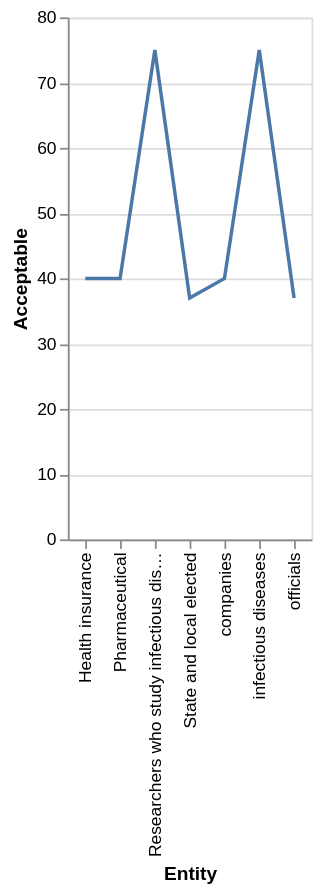

Here is the Vega-Lite specification saved for this chart:
### Vega-Lite specification from a JSON file in a GitHub repository (floating-point values rounded to 4 significant figures)
{"$schema": "https://vega.github.io/schema/vega-lite/v5.json", "description": "Line chart auto-generated from CSV", "data": {"values": [{"Entity": "infectious diseases", "Acceptable": "75", "Unacceptable": "24"}, {"Entity": "Researchers who study infectious diseases", "Acceptable": "75", "Unacceptable": "24"}, {"Entity": "companies", "Acceptable": "40", "Unacceptable": "59"}, {"Entity": "Pharmaceutical", "Acceptable": "40", "Unacceptable": "59"}, {"Entity": "Health insurance", "Acceptable": "40", "Unacceptable": "59"}, {"Entity": "officials", "Acceptable": "37", "Unacceptable": "62"}, {"Entity": "State and local elected", "Acceptable": "37", "Unacceptable": "62"}]}, "mark": "line", "encoding": {"x": {"field": "Entity", "type": "ordinal"}, "y": {"field": "Acceptable", "type": "quantitative"}}}
